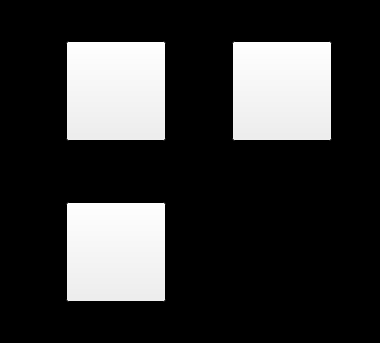
<?xml version="1.0" encoding="UTF-8"?>
<ui version="4.0">
 <class>TestExternalKeyboardWidget</class>
 <widget class="QWidget" name="TestExternalKeyboardWidget">
  <property name="geometry">
   <rect>
    <x>0</x>
    <y>0</y>
    <width>380</width>
    <height>343</height>
   </rect>
  </property>
  <property name="palette">
   <palette>
    <active>
     <colorrole role="Base">
      <brush brushstyle="SolidPattern">
       <color alpha="255">
        <red>255</red>
        <green>255</green>
        <blue>255</blue>
       </color>
      </brush>
     </colorrole>
     <colorrole role="Window">
      <brush brushstyle="SolidPattern">
       <color alpha="255">
        <red>0</red>
        <green>0</green>
        <blue>0</blue>
       </color>
      </brush>
     </colorrole>
    </active>
    <inactive>
     <colorrole role="Base">
      <brush brushstyle="SolidPattern">
       <color alpha="255">
        <red>255</red>
        <green>255</green>
        <blue>255</blue>
       </color>
      </brush>
     </colorrole>
     <colorrole role="Window">
      <brush brushstyle="SolidPattern">
       <color alpha="255">
        <red>0</red>
        <green>0</green>
        <blue>0</blue>
       </color>
      </brush>
     </colorrole>
    </inactive>
    <disabled>
     <colorrole role="Base">
      <brush brushstyle="SolidPattern">
       <color alpha="255">
        <red>0</red>
        <green>0</green>
        <blue>0</blue>
       </color>
      </brush>
     </colorrole>
     <colorrole role="Window">
      <brush brushstyle="SolidPattern">
       <color alpha="255">
        <red>0</red>
        <green>0</green>
        <blue>0</blue>
       </color>
      </brush>
     </colorrole>
    </disabled>
   </palette>
  </property>
  <property name="windowTitle">
   <string>Form</string>
  </property>
  <layout class="QGridLayout" name="gridLayout">
   <property name="leftMargin">
    <number>20</number>
   </property>
   <property name="topMargin">
    <number>0</number>
   </property>
   <property name="rightMargin">
    <number>0</number>
   </property>
   <property name="bottomMargin">
    <number>0</number>
   </property>
   <property name="spacing">
    <number>20</number>
   </property>
   <item row="1" column="0">
    <widget class="QPushButton" name="boltJointButton">
     <property name="minimumSize">
      <size>
       <width>100</width>
       <height>100</height>
      </size>
     </property>
     <property name="maximumSize">
      <size>
       <width>100</width>
       <height>100</height>
      </size>
     </property>
     <property name="text">
      <string/>
     </property>
     <property name="icon">
      <iconset resource="../resources/resources.qrc">
       <normaloff>:/boltJointLabel.png</normaloff>:/boltJointLabel.png</iconset>
     </property>
    </widget>
   </item>
   <item row="0" column="1">
    <widget class="QPushButton" name="serviceMarkButton">
     <property name="minimumSize">
      <size>
       <width>100</width>
       <height>100</height>
      </size>
     </property>
     <property name="maximumSize">
      <size>
       <width>100</width>
       <height>100</height>
      </size>
     </property>
     <property name="text">
      <string/>
     </property>
     <property name="icon">
      <iconset resource="../resources/resources.qrc">
       <normaloff>:/markerLabel.png</normaloff>:/markerLabel.png</iconset>
     </property>
    </widget>
   </item>
   <item row="0" column="0">
    <widget class="QPushButton" name="trackMarkButton">
     <property name="minimumSize">
      <size>
       <width>100</width>
       <height>100</height>
      </size>
     </property>
     <property name="maximumSize">
      <size>
       <width>100</width>
       <height>100</height>
      </size>
     </property>
     <property name="text">
      <string/>
     </property>
     <property name="icon">
      <iconset resource="../resources/resources.qrc">
       <normaloff>:/coordinateLabel.png</normaloff>:/coordinateLabel.png</iconset>
     </property>
    </widget>
   </item>
  </layout>
 </widget>
 <resources>
  <include location="../resources/resources.qrc"/>
 </resources>
 <connections/>
</ui>
